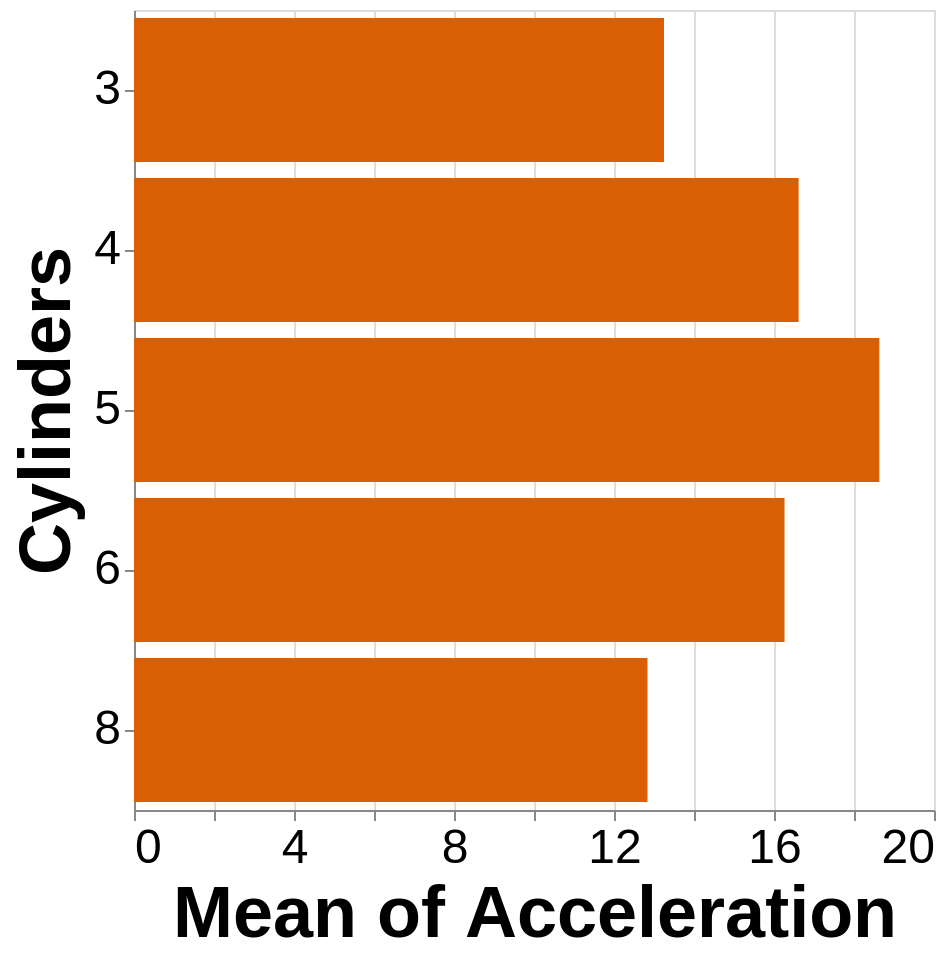

Describe this chart as a Vega-Lite specification.
### Vega-Lite specification from a JSON file in a GitHub repository (floating-point values rounded to 4 significant figures; data arrays with more than 128 entries replaced by an {"elided": "..."} marker saying what was removed)
{"config": {"view": {}, "mark": {}, "axis": {"labelFontSize": 24, "titleFontSize": 36}}, "data": {"name": "data-f02450ab61490a1363517a0190416235"}, "mark": {"type": "bar", "color": "#d95f02"}, "encoding": {"x": {"type": "quantitative", "aggregate": "mean", "field": "Acceleration"}, "y": {"type": "ordinal", "field": "Cylinders"}}, "height": 400, "width": 400, "$schema": "https://vega.github.io/schema/vega-lite/v5.json", "datasets": {"data-f02450ab61490a1363517a0190416235": {"elided": "406 records"}}}
